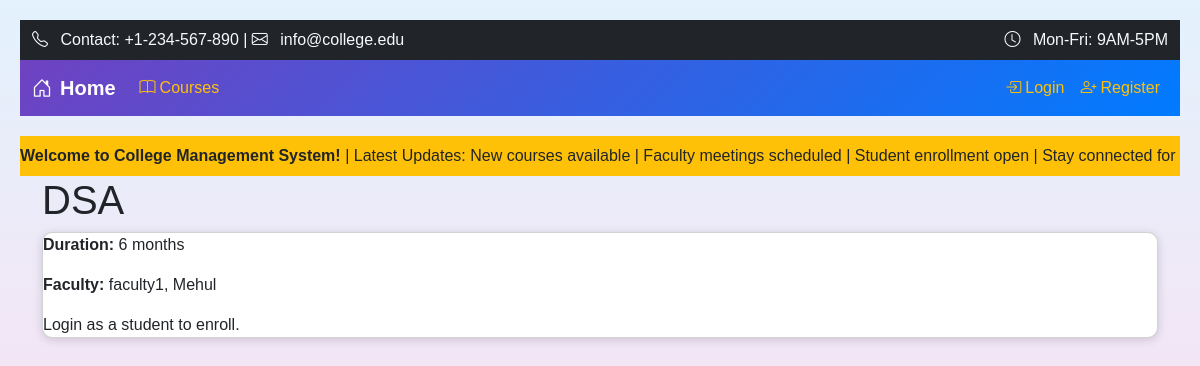
The app's page /courses/4/ with its own data.
### courses/models.py (models this page shows, shortened)
class Course(models.Model):
    name = models.CharField(max_length=100)
    duration = models.CharField(max_length=50)
    faculty = models.ManyToManyField(Faculty)

### faculty/models.py (models this page shows, shortened)
class Faculty(models.Model):
    user = models.OneToOneField(CustomUser, on_delete=models.CASCADE)
    subject = models.CharField(max_length=100)

### users/models.py (models this page shows, shortened)
class CustomUser(AbstractUser):
    ROLE_CHOICES = (
        ('admin', 'Admin'),
        ('student', 'Student'),
        ('faculty', 'Faculty'),
    )
    role = models.CharField(max_length=10, choices=ROLE_CHOICES, default='student')

### courses/views.py (the view)
# urls.py: path('<int:course_id>/', views.course_detail, name='detail'),
def course_detail(request, course_id):
    course = get_object_or_404(Course, id=course_id)
    faculty_list = course.faculty.all() if hasattr(course, 'faculty') else []
    student = None
    if request.user.is_authenticated and request.user.role == 'student':
        student = Student.objects.filter(user=request.user).first()
    context = {
        'course': course,
        'faculty_list': faculty_list,
        'student': student,
    }
    return render(request, 'courses/detail.html', context)

### templates/courses/detail.html (shortened to what this page needs)
{% extends 'base.html' %}
{% block content %}
<h1>{{ course.name }}</h1>
<div class="card">
  <p><strong>Duration:</strong> {{ course.duration }}</p>
  <p><strong>Faculty:</strong>
    {% if faculty_list %}
      {% for f in faculty_list %}
        {{ f.user.get_full_name|default:f.user.username }}{% if not forloop.last %}, {% endif %}
      {% endfor %}
    {% else %}
      <em>Not assigned</em>
    {% endif %}
  </p>
  {% if user.is_authenticated and user.role == 'student' %}
    {% if student %}
      {% if student.course_id == course.id %}
        <div class="muted">You are enrolled in this course.</div>
      {% else %}
        <form method="post" action="{% url 'courses:enroll' course.id %}">
          {% csrf_token %}
          <button class="btn" type="submit">Enroll</button>
        </form>
      {% endif %}
    {% else %}
      <div class="muted">Student profile not found.</div>
    {% endif %}
  {% else %}
    <div class="muted">Login as a student to enroll.</div>
  {% endif %}
</div>
{% endblock %}

### templates/base.html (style rules this page uses)
:root { --primary-color: #007bff; --accent-color: #28a745; --text-dark: #212529; --text-light: #ffffff; }
body { padding: 10px; background: linear-gradient(to bottom, #e3f2fd, #f3e5f5); color: var(--text-dark); font-family: 'Arial', sans-serif; }
@media (min-width: 768px) { body { padding: 20px; } }
.card { border-radius: 10px; box-shadow: 0 2px 10px rgba(0,0,0,0.15); background: #ffffff; margin-bottom: 20px; }

### records on screen
Course: name "DSA", duration "6 months"
Faculty: user.get_full_name "faculty1"
Faculty: user.get_full_name "Mehul"
